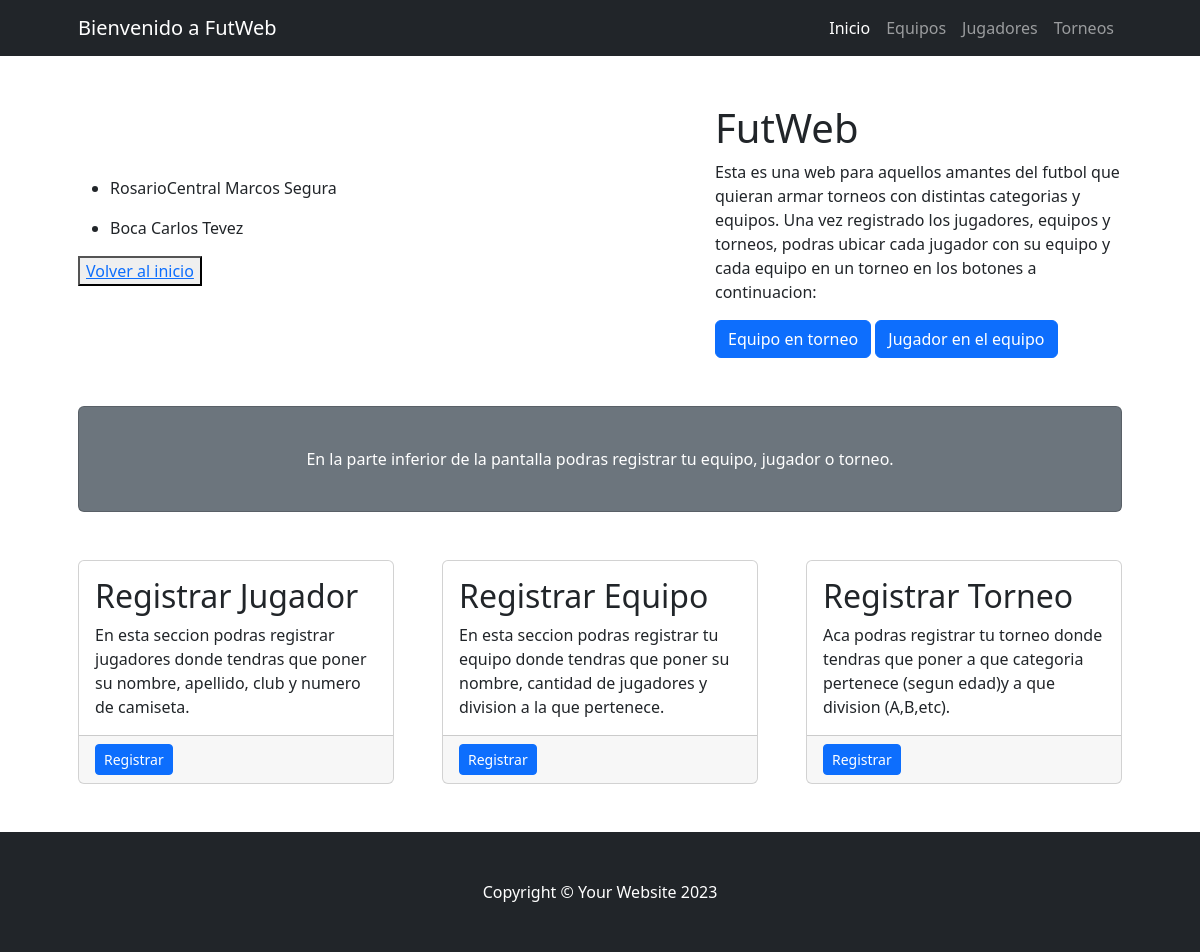
Page /JugadorPorEquipo/list on the earlier database version.
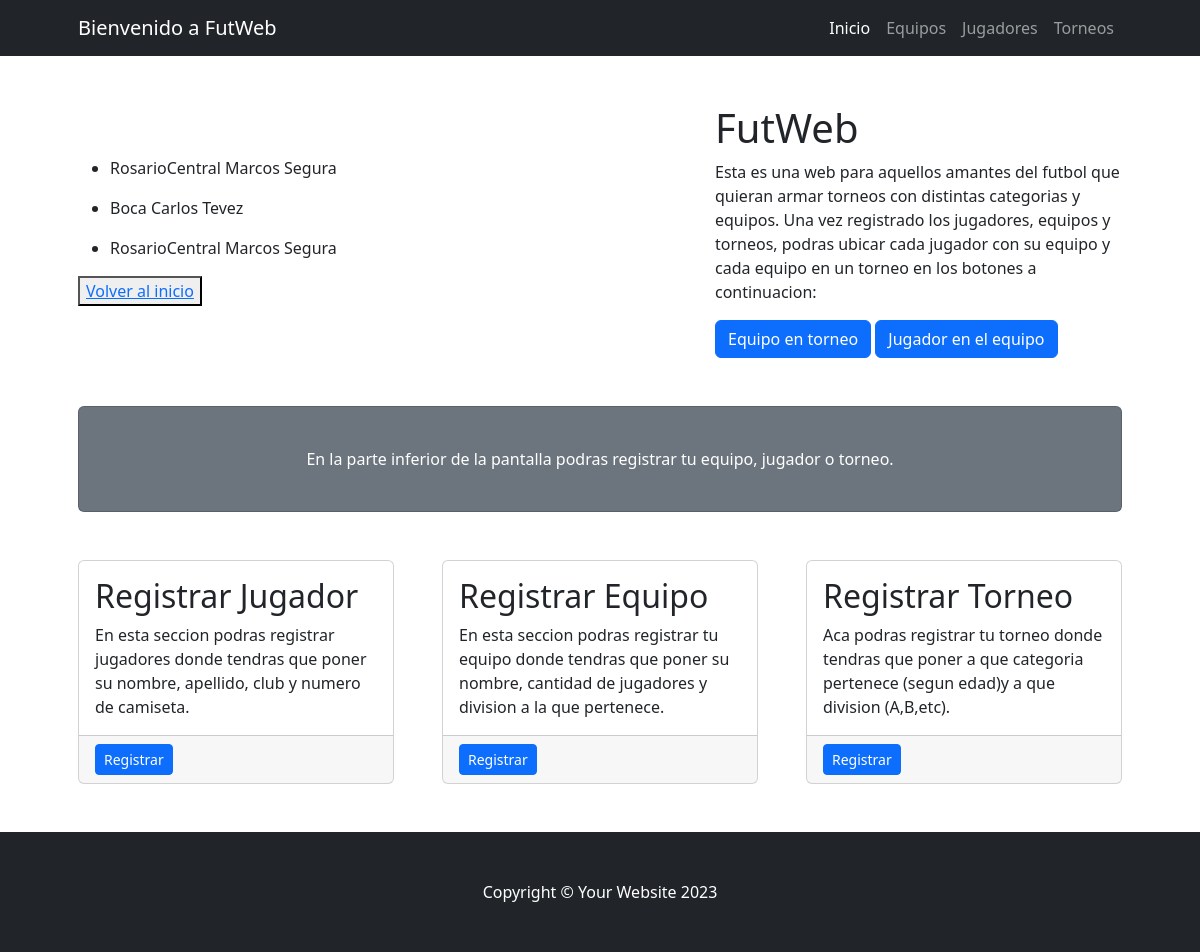
Same page on the later database version.
### Coder/models.py (models this page shows, shortened)
class JugadorPorEquipo(models.Model):
    nombre = models.ForeignKey(Equipo, on_delete=models.CASCADE)
    apellido = models.ForeignKey(Jugador, on_delete=models.CASCADE)

class Equipo(models.Model):
    nombre = models.CharField(max_length=100)
    jugadores = models.PositiveIntegerField()
    division = models.CharField(max_length=100)
    def __str__(self) :
        return f'{self.nombre}'

class Jugador(models.Model):
    nombre = models.CharField(max_length=100)
    apellido = models.CharField(max_length=100)
    equipo = models.CharField(max_length=100)
    camiseta = models.PositiveIntegerField()
    def __str__(self) :
        return f'{self.nombre} {self.apellido}'

### Coder/views.py (the view)
# urls.py: path("JugadorPorEquipo/list", views.jugadorporequipo_list, name="jugadorporequipo_list"),
def jugadorporequipo_list(request):
    consulta =  models.JugadorPorEquipo.objects.all()
    contexto = {"JugadorPorEquipo": consulta}
    return render(request, "Coder/jugadorporequipo_list.html", contexto)

### Coder/templates/Coder/jugadorporequipo_list.html
{% extends 'Coder/base.html' %}
{% block contenido %}
    {% for jugadorporequipo in JugadorPorEquipo %}
     <ul>
        <li>
            {{jugadorporequipo.nombre}}
            {{jugadorporequipo.apellido}}
        </li>
     </ul>
    {% endfor %}<button><a href="{% url 'index' %}">Volver al inicio</a></button>
{% endblock contenido %}

Differences in the rows shown:
added JugadorPorEquipo: nombre "RosarioCentral", apellido "Marcos Segura"
